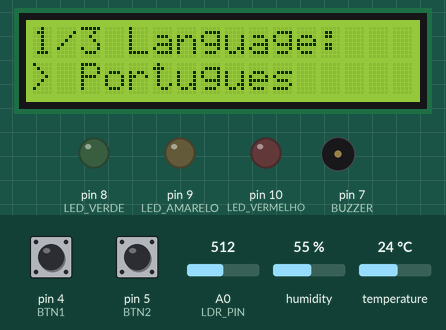
The sketch below on a simulated Arduino Uno, built with avr-gcc and run on an emulated ATmega328P. On the bench: 16×2 character LCD, output pins drawn as LEDs (lit = HIGH), buzzer (waves = sounding). The inputs (shaded band) are chosen by the test bench; at power-on: pin 4 (BTN1) HIGH, pin 5 (BTN2) HIGH, A0 (LDR_PIN) = 512, humidity 55 %, temperature 24 °C. The local clock reads 2024-03-15 10:24:30 at power-on unless the sketch sets it.

Above: at 12.5 s.
12.6 s: pin 4 (BTN1) pulled LOW for 0.25 s
At 14.7 s:
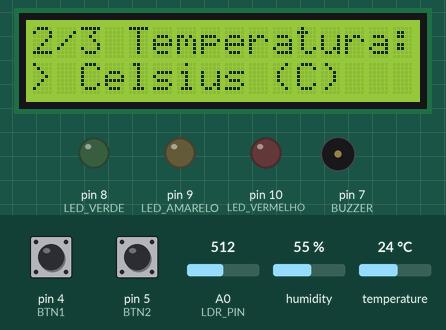
15.0 s: pin 5 (BTN2) pulled LOW for 0.25 s
At 16.3 s:
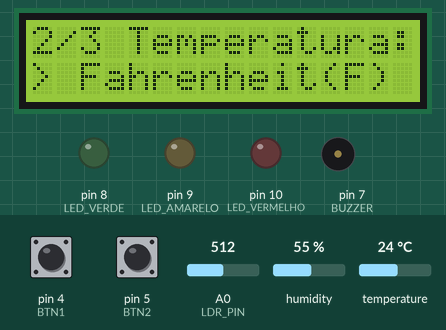
16.9 s: pin 4 (BTN1) pulled LOW for 1 s
At 19.3 s:
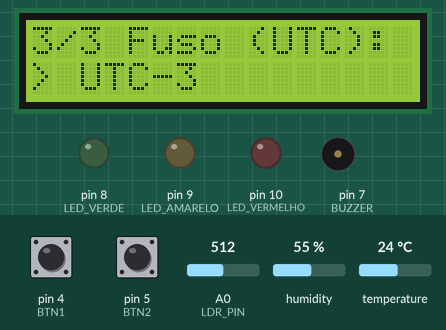
20.0 s: pin 4 (BTN1) pulled LOW for 0.25 s
At 21.4 s:
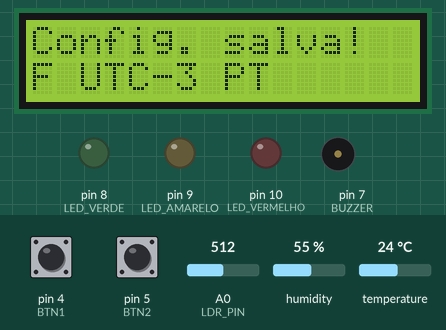
Timing chart, 0 to 39.0 s (numbered marks = the images above; inputs shaded):
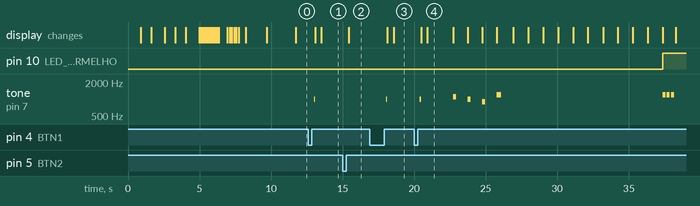

The sketch:

codigo.ino
```cpp
#include <Wire.h>
#include <LiquidCrystal_I2C.h>
#include <DHT.h>
#include <RTClib.h>
#include <EEPROM.h>

// Pinos
#define DHTPIN        2
#define DHTTYPE       DHT11
#define LDR_PIN       A0
#define LED_VERDE     8
#define LED_AMARELO   9
#define LED_VERMELHO  10
#define BUZZER        7
#define BTN1          4
#define BTN2          5

// Limites ideais
#define TEMP_MAX    16.0
#define UMID_MIN    60.0
#define UMID_MAX    80.0
#define LUZ_MAX     60

// EEPROM
#define EEPROM_START  0
#define EEPROM_SIZE   512
#define RECORD_SIZE   8
int eepromAddr = EEPROM_START;

// Objetos
DHT dht(DHTPIN, DHTTYPE);
LiquidCrystal_I2C lcd(0x27, 16, 2);
RTC_DS1307 rtc;

// Configuracoes do usuario
int  utcOffset  = -3;   // Brasilia = -3 | Londres = 0 ou +1
bool useCelsius = true;
int  idioma     = 0;    // 0=PT  1=EN

// Acumuladores para media de 10s
float somaTemp = 0, somaUmid = 0;
int   somaLuz  = 0, contLeituras = 0;
unsigned long tInicio = 0;

// CARACTERES CUSTOMIZADOS
byte charGrau[8] = {0x06,0x09,0x09,0x06,0x00,0x00,0x00,0x00};
byte charGota[8] = {0x04,0x04,0x0E,0x1F,0x1F,0x1F,0x0E,0x00};
byte charSol[8]  = {0x00,0x0A,0x04,0x1B,0x04,0x0A,0x00,0x00};
byte charOK[8]   = {0x00,0x01,0x03,0x16,0x1C,0x08,0x00,0x00};
byte charBell[8] = {0x04,0x0E,0x0E,0x0E,0x1F,0x00,0x04,0x00};

byte charBar[8]  = {0x1F,0x1F,0x1F,0x1F,0x1F,0x1F,0x1F,0x1F};

byte c1_11[]  = { B00010,B00010,B00010,B00010,B00001,B00000,B00000,B00000 };
byte f0_12[]  = { B00000,B00000,B00000,B00001,B00011,B00010,B00010,B00010 };
byte c0_13[]  = { B00000,B00000,B00000,B11111,B11111,B00000,B00000,B00000 };
byte c1_14[]  = { B00000,B01111,B11111,B11111,B11111,B11111,B01111,B00000 };
byte c0_15[]  = { B00000,B11111,B11111,B11111,B11111,B11111,B11111,B00000 };
byte c1_13[]  = { B01000,B01000,B01000,B01000,B10000,B00000,B00000,B00000 };

// Frames animados do liquido na taca
byte f1_12_frame1[] = { B00110,B00100,B00100,B00100,B10101,B10101,B01110,B00100 };
byte f1_12_frame2[] = { B00110,B00100,B00100,B00100,B11111,B11111,B01110,B00100 };
byte f1_12_frame3[] = { B00110,B00100,B11111,B11111,B11111,B11111,B01110,B00100 };

// DECLARACAO DE FUNCOES
void animacaoTaca();
void rodarCicloTaca();
void desenharTacaCompleta();
void animacaoLogo();
void menuConfiguracaoInicial();
void imprimirUTC();
void feedbackConfirm();
void telaInicio();
void exibirLCD(float t, float h, int luz);
void acionarAlertas(float t, float h, int luz);
void mostrarAlerta(const char* msg, float val, char tipo);
void gravarEEPROM(float t, float h, int luz);
void logSerial(float t, float h, int luz);
int  horaLocal();
void esperarSoltar(int pino);
bool lerBotao();

void esperarSoltar(int pino) {
  while (digitalRead(pino) == LOW);
  delay(150);
}

bool lerBotao() {
  while (true) {
    if (digitalRead(BTN1) == LOW) { esperarSoltar(BTN1); return true;  }
    if (digitalRead(BTN2) == LOW) { esperarSoltar(BTN2); return false; }
  }
}

void setup() {
  Serial.begin(9600);

  pinMode(LED_VERDE,    OUTPUT);
  pinMode(LED_AMARELO,  OUTPUT);
  pinMode(LED_VERMELHO, OUTPUT);
  pinMode(BUZZER,       OUTPUT);
  pinMode(BTN1, INPUT_PULLUP);
  pinMode(BTN2, INPUT_PULLUP);

  Wire.begin();

  // Detecta endereco I2C do LCD (0x27 ou 0x3F)
  Wire.beginTransmission(0x27);
  if (Wire.endTransmission() != 0) {
    lcd = LiquidCrystal_I2C(0x3F, 16, 2);
  }

  lcd.init();
  lcd.backlight();
  lcd.clear();

  // Animacao da taca enchendo
  animacaoTaca();

  // "Inicializando" + barra
  lcd.createChar(6, charBar);
  animacaoLogo();

  // Carrega definitivamente os chars do loop
  lcd.createChar(0, charGrau);
  lcd.createChar(1, charGota);
  lcd.createChar(2, charSol);
  lcd.createChar(3, charOK);
  lcd.createChar(4, charBell);

  dht.begin();

  if (!rtc.begin()) {
    lcd.setCursor(0, 0);
    lcd.print("Erro: RTC!");
    while (1);
  }
  // RTC sempre armazena hora UTC.
  // O offset do usuario e aplicado SOMENTE na exibicao e na EEPROM.
  // Assim Londres (UTC+0) e Brasilia (UTC-3) ficam corretos
  // desde que o RTC esteja ajustado com a hora UTC real.
  if (!rtc.isrunning()) {
    rtc.adjust(DateTime(F(__DATE__), F(__TIME__)));
  }

  // Menu de configuracao inicial
  menuConfiguracaoInicial();
  telaInicio();

  tInicio = millis();
}

void loop() {
  float t = dht.readTemperature();
  float h = dht.readHumidity();
  int ldrBruto = analogRead(LDR_PIN);
  int luz = map(ldrBruto, 0, 1023, 0, 100);

  if (!isnan(t) && !isnan(h)) {
    somaTemp += t;
    somaUmid += h;
    somaLuz  += luz;
    contLeituras++;
    exibirLCD(t, h, luz);
  }

  if (millis() - tInicio >= 10000 && contLeituras > 0) {
    float mT = somaTemp / contLeituras;
    float mH = somaUmid / contLeituras;
    int   mL = somaLuz  / contLeituras;

    acionarAlertas(mT, mH, mL);
    gravarEEPROM(mT, mH, mL);
    logSerial(mT, mH, mL);

    somaTemp = somaUmid = somaLuz = contLeituras = 0;
    tInicio = millis();
  }

  delay(1000);
}

// O RTC guarda UTC. O offset e somado apenas aqui,
// garantindo que qualquer fuso escolhido no menu
// (ex: UTC+0 para Londres, UTC-3 para Brasilia)
// exiba o horario correto sem alterar o RTC.
int horaLocal() {
  DateTime now = rtc.now();
  return ((int)now.hour() + utcOffset + 24) % 24;
}

void rodarCicloTaca() {
  lcd.createChar(6, f1_12_frame1);
  desenharTacaCompleta();
  delay(700);

  lcd.createChar(6, f1_12_frame2);
  desenharTacaCompleta();
  delay(700);

  lcd.createChar(6, f1_12_frame3);
  desenharTacaCompleta();
  delay(900);
}

void animacaoTaca() {
  lcd.createChar(0, c1_11);
  lcd.createChar(1, f0_12);
  lcd.createChar(2, c0_13);
  lcd.createChar(3, c1_14);
  lcd.createChar(4, c0_15);
  lcd.createChar(5, c1_13);

  // Ciclo 1
  rodarCicloTaca();
  // Ciclo 2
  rodarCicloTaca();
}

void desenharTacaCompleta() {
  lcd.clear();
  lcd.setCursor(3, 0); lcd.print("InVino");
  lcd.setCursor(0, 1); lcd.print("Boas-vindas");

  // Garrafa (linha superior)
  lcd.setCursor(12, 0); lcd.write(byte(1));
  lcd.setCursor(13, 0); lcd.write(byte(2));
  lcd.setCursor(14, 0); lcd.write(byte(3));
  lcd.setCursor(15, 0); lcd.write(byte(4));

  // Taca (linha inferior)
  lcd.setCursor(11, 1); lcd.write(byte(0));
  lcd.setCursor(12, 1); lcd.write(byte(6));
  lcd.setCursor(13, 1); lcd.write(byte(5));
}

void animacaoLogo() {
  lcd.clear();
  lcd.setCursor(0, 0);
  lcd.print(" Inicializando  ");

  lcd.setCursor(0, 1);
  for (int i = 0; i < 16; i++) {
    lcd.write(byte(6));
    delay(90);
  }
  delay(500);

  for (int i = 0; i < 3; i++) {
    lcd.noBacklight(); delay(160);
    lcd.backlight();   delay(160);
  }
  delay(300);

  lcd.clear();
  lcd.setCursor(0, 0);
  lcd.print("  Monitoramento ");
  lcd.setCursor(0, 1);
  lcd.print("  de Ambiente   ");
  delay(1400);
  lcd.clear();
}

void menuConfiguracaoInicial() {
  lcd.clear();
  lcd.setCursor(0, 0);
  lcd.print("> CONFIGURACAO  ");
  lcd.setCursor(0, 1);
  lcd.print("B1=OK  B2=Alter.");
  delay(2000);

  // Idioma
  lcd.clear();
  lcd.setCursor(0, 0);
  lcd.print("1/3 Language:   ");
  lcd.setCursor(0, 1);
  lcd.print(idioma == 0 ? "> Portugues     " : "> English       ");

  while (true) {
    bool b = lerBotao();
    if (b) break;
    idioma = (idioma == 0) ? 1 : 0;
    lcd.setCursor(0, 1);
    lcd.print(idioma == 0 ? "> Portugues     " : "> English       ");
  }
  feedbackConfirm();

  // Unidade de temperatura
  lcd.clear();
  lcd.setCursor(0, 0);
  // Titulo respeita idioma escolhido
  lcd.print(idioma == 0 ? "2/3 Temperatura:" : "2/3 Temperature:");
  lcd.setCursor(0, 1);
  lcd.print(useCelsius ? "> Celsius (C)   " : "> Fahrenheit(F) ");

  while (true) {
    bool b = lerBotao();
    if (b) break;
    useCelsius = !useCelsius;
    lcd.setCursor(0, 1);
    lcd.print(useCelsius ? "> Celsius (C)   " : "> Fahrenheit(F) ");
  }
  feedbackConfirm();

  // Fuso horario
  lcd.clear();
  lcd.setCursor(0, 0);
  lcd.print(idioma == 0 ? "3/3 Fuso (UTC): " : "3/3 Timezone:   ");
  lcd.setCursor(0, 1);
  imprimirUTC();

  while (true) {
    bool b = lerBotao();
    if (b) break;
    utcOffset++;
    if (utcOffset > 14) utcOffset = -12;
    lcd.setCursor(0, 1);
    imprimirUTC();
  }
  feedbackConfirm();
}

void imprimirUTC() {
  lcd.print("> UTC");
  if (utcOffset >= 0) lcd.print("+");
  lcd.print(utcOffset);
  lcd.print("          ");
}

void feedbackConfirm() {
  tone(BUZZER, 1000); delay(80); noTone(BUZZER);
  lcd.setCursor(15, 1);
  lcd.write(byte(3));
  delay(400);
}

// TELA DE INICIO
void telaInicio() {
  lcd.clear();
  lcd.setCursor(0, 0);
  lcd.print(idioma == 0 ? "Config. salva!" : "Settings saved!");
  lcd.setCursor(0, 1);
  lcd.print(useCelsius ? "C " : "F ");
  lcd.print("UTC");
  if (utcOffset >= 0) lcd.print("+");
  lcd.print(utcOffset);
  lcd.print(idioma == 0 ? " PT" : " EN");
  delay(1800);

  for (int i = 3; i >= 1; i--) {
    lcd.clear();
    lcd.setCursor(0, 0);
    lcd.print(idioma == 0 ? "Iniciando em..." : "Starting in...");
    lcd.setCursor(7, 1);
    lcd.print(i);
    tone(BUZZER, 800 + i * 100); delay(200); noTone(BUZZER);
    delay(800);
  }

  lcd.clear();
  lcd.setCursor(0, 0);
  lcd.print(idioma == 0 ? "   Monitorando!" : "  Monitoring!  ");
  tone(BUZZER, 1200); delay(300); noTone(BUZZER);
  delay(800);
  lcd.clear();
}

// EXIBIR LEITURA NO LCD
void exibirLCD(float t, float h, int luz) {
  DateTime now = rtc.now();
  int hora = horaLocal();

  float tShow = useCelsius ? t : (t * 9.0 / 5.0 + 32.0);
  char  uni   = useCelsius ? 'C' : 'F';

  lcd.setCursor(0, 0);
  lcd.print("T:");
  if (tShow < 10) lcd.print(" ");
  lcd.print(tShow, 1);
  lcd.write(byte(0));
  lcd.print(uni);
  lcd.print(" ");
  lcd.write(byte(1));
  lcd.print(":");
  if ((int)h < 10) lcd.print(" ");
  lcd.print((int)h);
  lcd.print("%");

  lcd.setCursor(0, 1);
  lcd.write(byte(2));
  lcd.print(":");
  if (luz < 10) lcd.print(" ");
  lcd.print(luz);
  lcd.print("% ");
  if (hora < 10)          lcd.print("0");
  lcd.print(hora);        lcd.print(":");
  if (now.minute() < 10)  lcd.print("0");
  lcd.print(now.minute()); lcd.print(":");
  if (now.second() < 10)  lcd.print("0");
  lcd.print(now.second());
}

// ALERTAS
void acionarAlertas(float t, float h, int luz) {
  bool aT = (t > TEMP_MAX);
  bool aU = (h < UMID_MIN) || (h > UMID_MAX);
  bool aL = (luz > LUZ_MAX);

  digitalWrite(LED_VERDE,    LOW);
  digitalWrite(LED_AMARELO,  LOW);
  digitalWrite(LED_VERMELHO, LOW);
  noTone(BUZZER);

  if (aT) {
    digitalWrite(LED_VERMELHO, HIGH);
    for (int i = 0; i < 3; i++) {
      tone(BUZZER, 1200); delay(200);
      noTone(BUZZER);     delay(100);
    }
    mostrarAlerta(idioma == 0 ? "ALERTA TEMP!" : "TEMP ALERT!", t, 'T');
  } else if (aU) {
    digitalWrite(LED_AMARELO, HIGH);
    tone(BUZZER, 800); delay(400); noTone(BUZZER);
    mostrarAlerta(idioma == 0 ? "ALERTA UMID!" : "HUMID ALERT!", h, 'U');
  } else if (aL) {
    digitalWrite(LED_AMARELO, HIGH);
    tone(BUZZER, 600); delay(300); noTone(BUZZER);
    mostrarAlerta(idioma == 0 ? "ALERTA LUZ!" : "LIGHT ALERT!", luz, 'L');
  } else {
    digitalWrite(LED_VERDE, HIGH);
    lcd.clear();
    lcd.setCursor(0, 0);
    lcd.write(byte(3));
    lcd.print(idioma == 0 ? " Tudo normal!" : " All good!");
    lcd.setCursor(0, 1);
    lcd.print(idioma == 0 ? "Media 10s: OK  " : "10s avg:  OK   ");
    delay(1500);
    lcd.clear();
  }
}

void mostrarAlerta(const char* msg, float val, char tipo) {
  lcd.clear();
  lcd.setCursor(0, 0);
  lcd.write(byte(4));
  lcd.print(" ");
  lcd.print(msg);
  lcd.setCursor(0, 1);
  if (tipo == 'T') {
    lcd.print(idioma == 0 ? "Med:" : "Avg:");
    lcd.print(val, 1);
    lcd.write(byte(0));
    lcd.print(useCelsius ? "C" : "F");
  } else if (tipo == 'U') {
    lcd.print(idioma == 0 ? "Med Umid:" : "Avg Hum: ");
    lcd.print((int)val); lcd.print("%");
  } else {
    lcd.print(idioma == 0 ? "Med Luz: " : "Avg Lux: ");
    lcd.print((int)val); lcd.print("%");
  }
  delay(2500);
  lcd.clear();
}

// EEPROM – GRAVAR
void gravarEEPROM(float t, float h, int luz) {
  DateTime now = rtc.now();
  int hora = horaLocal();

  if (eepromAddr + RECORD_SIZE >= EEPROM_SIZE)
    eepromAddr = EEPROM_START;

  EEPROM.write(eepromAddr,     (int)t);
  EEPROM.write(eepromAddr + 1, (int)((t - (int)t) * 10));
  EEPROM.write(eepromAddr + 2, (int)h);
  EEPROM.write(eepromAddr + 3, (int)((h - (int)h) * 10));
  EEPROM.write(eepromAddr + 4, luz);
  EEPROM.write(eepromAddr + 5, hora);
  EEPROM.write(eepromAddr + 6, now.minute());
  EEPROM.write(eepromAddr + 7, now.second());

  eepromAddr += RECORD_SIZE;
}

void logSerial(float t, float h, int luz) {
  DateTime now = rtc.now();
  int hora = horaLocal();
  bool pt = (idioma == 0);

  Serial.print(pt ? "Hora (UTC" : "Time (UTC");
  Serial.print(utcOffset >= 0 ? "+" : "");
  Serial.print(utcOffset); Serial.print("): ");
  if (hora < 10)         Serial.print("0"); Serial.print(hora);          Serial.print(":");
  if (now.minute() < 10) Serial.print("0"); Serial.print(now.minute());  Serial.print(":");
  if (now.second() < 10) Serial.print("0"); Serial.println(now.second());

  Serial.print(pt ? "Temperatura : " : "Temperature : "); Serial.print(t, 1);
  Serial.println(useCelsius ? " C" : " F");
  Serial.print(pt ? "Umidade     : " : "Humidity    : "); Serial.print(h, 1); Serial.println(" %");
  Serial.print(pt ? "Luminosidade: " : "Light level : "); Serial.print(luz);  Serial.println(" %");

  bool aT = t > TEMP_MAX;
  bool aU = h < UMID_MIN || h > UMID_MAX;
  bool aL = luz > LUZ_MAX;
  Serial.print("Status: ");
  if (!aT && !aU && !aL) Serial.println(pt ? "OK - Tudo normal" : "OK - All good");
  if (aT) Serial.println(pt ? "ALERTA - Temperatura!" : "ALERT - Temperature!");
  if (aU) Serial.println(pt ? "ALERTA - Umidade!"     : "ALERT - Humidity!");
  if (aL) Serial.println(pt ? "ALERTA - Luminosidade!": "ALERT - Light level!");
  Serial.println();
}
```

Measured:
- after the input at 12.6 s, tone on pin 7 (BUZZER): silent → 1000 Hz after 0.40 s, → silent 0.08 s later; the display: first changes after 0.48 s (image 1 shows a later state)
- after the input at 15.0 s, the display: changes after 0.42 s (image 2)
- after the input at 16.9 s, tone on pin 7 (BUZZER): silent → 1000 Hz after 1.2 s, → silent 0.08 s later; the display: first changes after 1.2 s (image 3 shows a later state)
- after the input at 20.0 s, pin 10 (LED_VERMELHO): LOW → HIGH after 17.4 s; tone on pin 7 (BUZZER): plays 1000 Hz for 0.08 s, 1100 Hz for 0.20 s, 1000 Hz for 0.20 s, 900 Hz for 0.20 s, 1200 Hz for 0.30 s, 1200 Hz for 0.20 s … (8 notes in this stretch), starting after 0.40 s; the display: first changes after 0.48 s (image 4 shows a later state)
